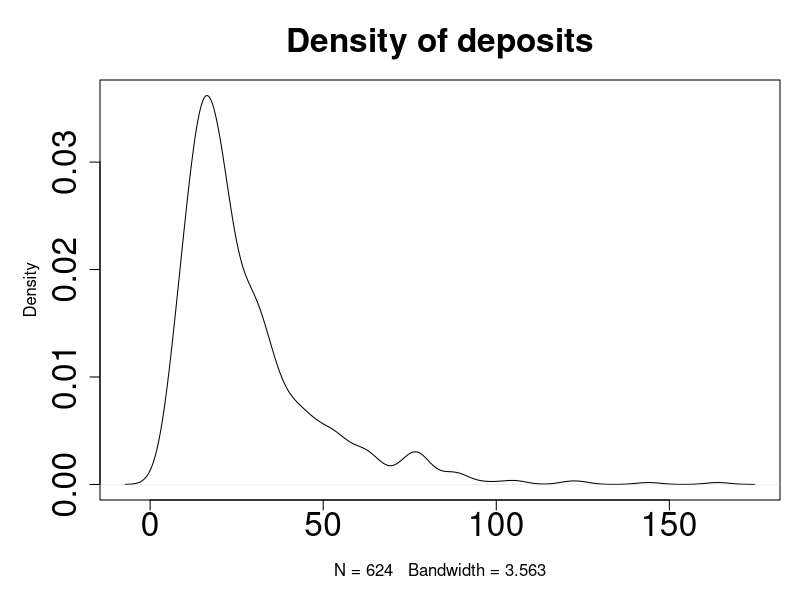
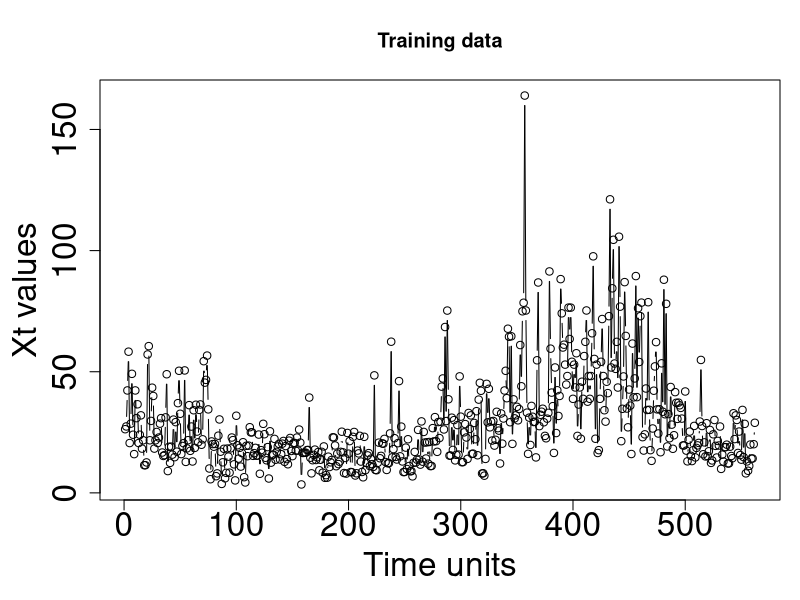
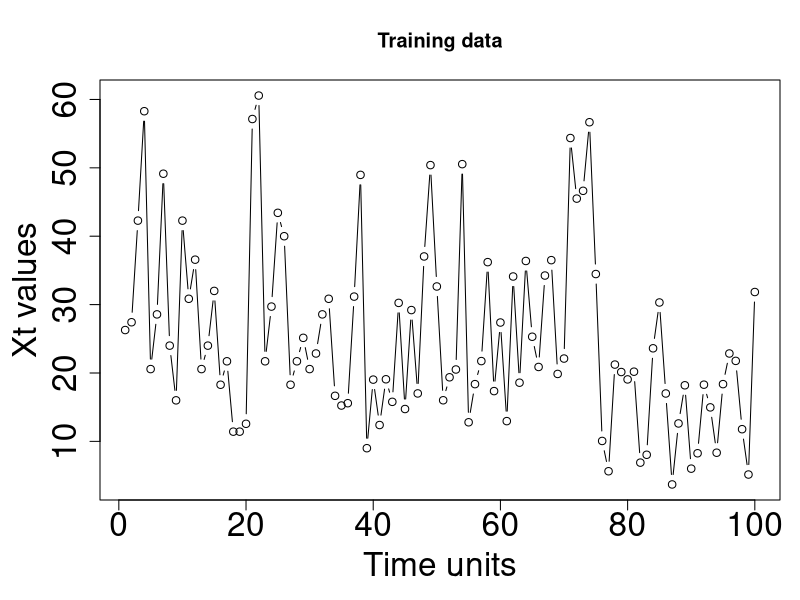
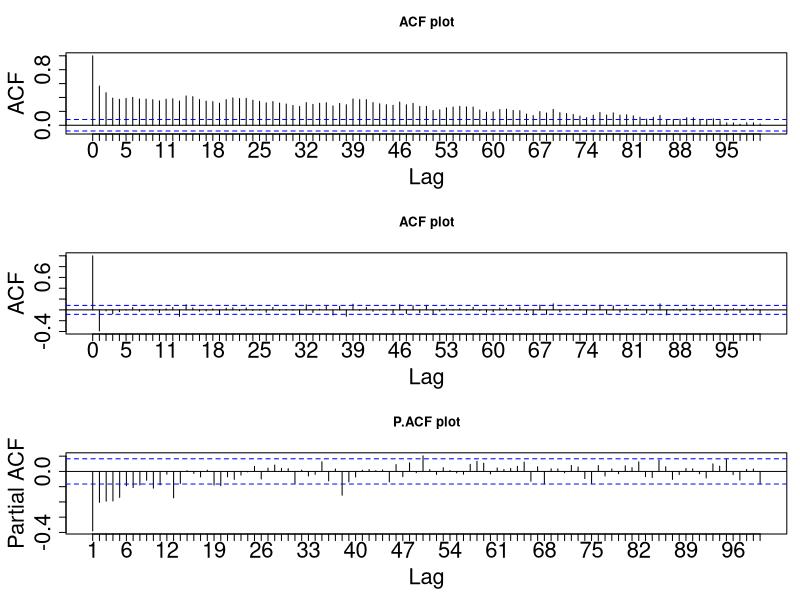
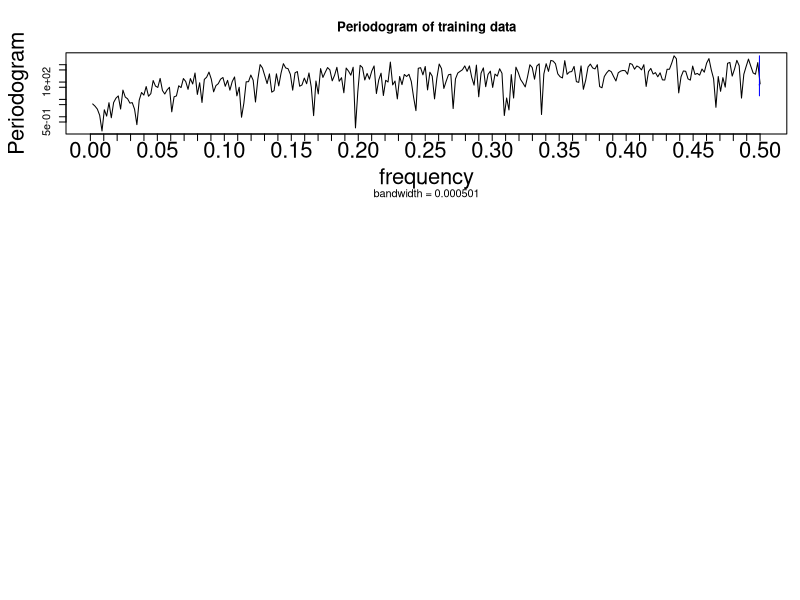
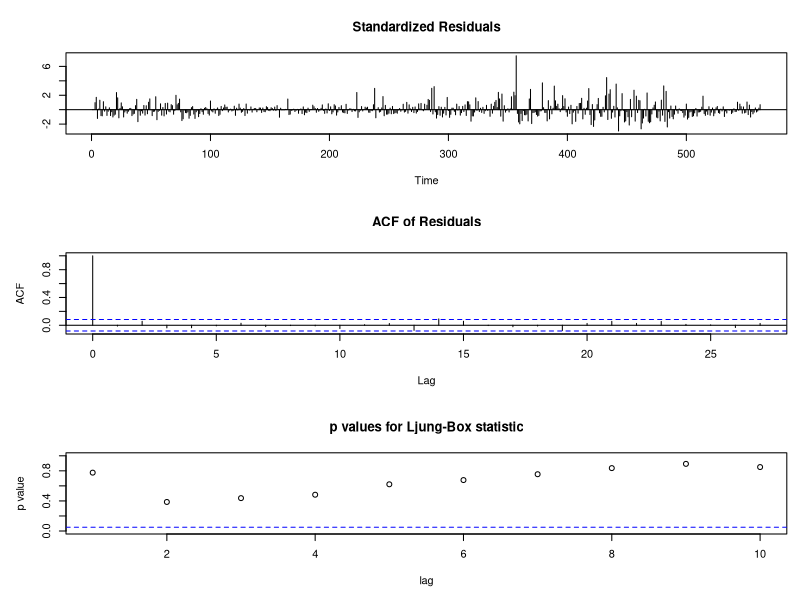
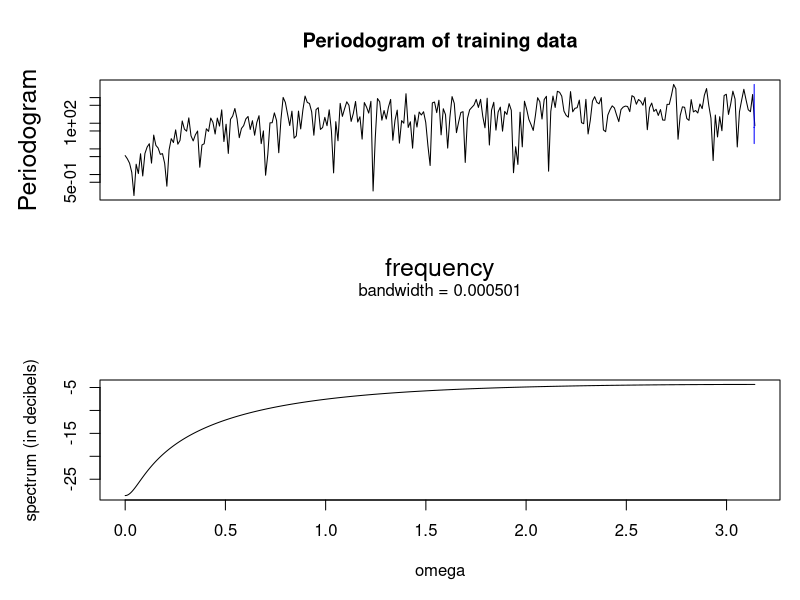
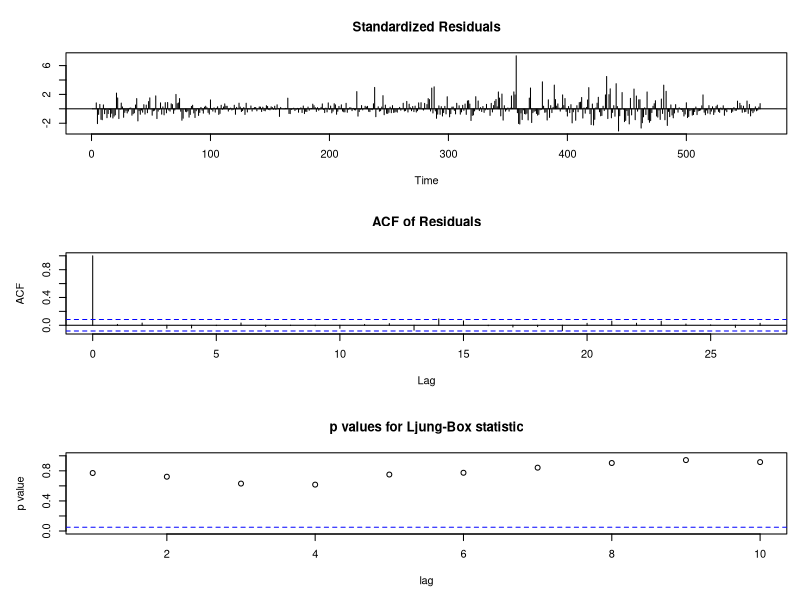

Reproduce these figures in R, in order.
deposits = read.table('deposits.txt')
nrow(deposits)# 624 points
train.pts = deposits[1:562,]
test.pts = deposits[563:624,]
par(mfrow=c(1,1),mar=c(5,5,4,1))
plot(density(deposits[,1]), main='Density of deposits', cex.axis=2, cex.main=2) # data looks skewed to the right
# The data have several outliers
plot(train.pts, type='b', ylab='Xt values', xlab='Time units',cex.axis=2, cex.lab = 2, main='Training data')
plot(train.pts[1:100], type='b', ylab='Xt values', xlab='Time units',cex.axis=2, cex.lab = 2, main='Training data')
# The data is noisy and has a sinusoidal shape with occasionally high deposits in every 10 to 20 years
# and there also seems to be a short period of a repeated pattern in every 5 to 7 years
# There is a noticeable outlier which is 357th observation which seems to cause inflated variance in deposits for the next century.


par(mar=c(5,5,4,1),mfrow=c(3,1))
acf(train.pts, type = 'correlation',lag.max=100, xaxt='n', main='ACF plot',cex.axis=2, cex.lab=2)
axis(1, at = 0:100,cex.axis=2)
# Looks like ACF is decreasing too slowly.
acf(diff(train.pts), type = 'correlation',lag.max=100, xaxt='n', main='ACF plot',cex.axis=2, cex.lab=2)
axis(1, at = 0:100,cex.axis=2)
# After differencing by 1, ACF cuts off clearly after lag 1
acf(diff(train.pts), type = 'partial',lag.max=100, xaxt='n', main='P.ACF plot',cex.axis=2, cex.lab=2)
axis(1, at = 1:100,cex.axis=2)
# PACF may be cut off after lag 1 or lag between 2 and 5 and doesn't seem like there is a sinusoidal decay after then.
spec.pgram(diff(train.pts),xaxt='n', main='Periodogram of training data', cex.main =2, cex.lab = 2, ylab='Periodogram')
axis(1, seq(0,0.5,0.01),cex.axis=2)
# Since the data is noisy, it's hard to tell where the peaks and dips are.
# There may be peaks between 0 and pi assuming that the PACF cuts off after lag between 1 and 5.
# There may be a dip around frequncy = 0 which means there is one positive real root of MA polynomials
# and this matches the result from ACF plot.

# Based on ACF, PACF, and periodogram, the candidate models are ARIMA(1,1,1), ARIMA(2,1,1), ..., ARIMA(5,1,1)

arima.diagnostic = function(train.pts, test.pts= NULL, p, d=1, q=0, method='CSS'){
  my.fit = arima(train.pts, order = c(p,d,q), method = method, xreg=1:length(train.pts))
  tsdiag(my.fit)
  PSSE = ''
  if(!is.null(test.pts)){
    preds = predict(my.fit, n.ahead = length(test.pts), se.fit = FALSE, newxreg = (length(train.pts)+1):(length(train.pts)+length(test.pts)))
    PSSE = sum((test.pts - preds)^2)
  }
  cat('AIC:',my.fit$aic,' PSSE:',PSSE,' Sigma2:',my.fit$sigma2,'\n')
  t.test.stat = my.fit$coef/sqrt(diag(my.fit$var.coef))
  cat('t-test stat:',t.test.stat[-(p+q+1)],'\ncritical t-value:',qt(p = 0.975, df = length(train.pts)-1-(p+q)))
  cat('\nExceed crit.val?', (abs(t.test.stat) > qt(p = 0.975, df = length(train.pts)-1-(p+q)))[-(p+q+1)])
  return(my.fit)
}
my.spectrum <- function(phi.of.b, theta.of.b, variance=1){
  p <- length(phi.of.b)
  q <- length(theta.of.b)
  omega <- seq(from=0, to=pi, by=.001)
  phi.of.e.minus.i.omega <- 1
  phi.of.e.i.omega <- 1
  if(p>1){
    for(i in 2:p){
      phi.of.e.minus.i.omega <-  phi.of.e.minus.i.omega + phi.of.b[i]*exp(complex(imaginary = -(i-1))*omega)
      phi.of.e.i.omega <-  phi.of.e.i.omega + phi.of.b[i]*exp(complex(imaginary = (i-1))*omega)}}
  theta.of.e.minus.i.omega <- 1
  theta.of.e.i.omega <- 1
  if(q>1){
    for(i in 2:q){
      theta.of.e.minus.i.omega <-  theta.of.e.minus.i.omega + theta.of.b[i]*exp(complex(imaginary = -(i-1))*omega)
      theta.of.e.i.omega <-  theta.of.e.i.omega + theta.of.b[i]*exp(complex(imaginary = (i-1))*omega)}}
  my.spectrum <- (variance/(2*pi))*Re(theta.of.e.minus.i.omega*theta.of.e.i.omega/(phi.of.e.minus.i.omega*phi.of.e.i.omega))
  plot(omega, 10*log10(my.spectrum), ylab="spectrum (in decibels)", type="l")
}

# ARIMA(1,1,1) PSSE: 50564.2  Sigma2: 223.3671<===== Significant coef
(fit = arima.diagnostic(train.pts,test.pts,p=1,d=1,q=1))
# Residuals seem to satisfy the assumptions
# All coefficients are significant.
par(mfrow=c(2,1))
spec.pgram(diff(train.pts),xaxt='n', main='Periodogram of training data', cex.main =2, cex.lab = 1.5, ylab='Periodogram')
# The spectrum seems plausible given that the data is noisy.
my.spectrum(phi.of.b=c(1,-fit$coef[1]),theta.of.b = c(1,fit$coef[2]))
Arg(polyroot(c(1,-fit$coef[1])))# zero for AR poly
Arg(polyroot(c(1,fit$coef[2])))# zero for MA poly both peak and dip at zero at the same time??
# Positive real root of AR polynomial and another positive real root of MA polynomial
# which leads to both peak and dip at zero at the same time??


# ARIMA(2,1,1) PSSE: 50735.13  Sigma2: 225.1776
(fit = arima.diagnostic(train.pts,test.pts,p=2,d=1,q=1))
# Residuals seem to satisfy the assumptions
par(mfrow=c(2,1))
spec.pgram(diff(train.pts),xaxt='n', main='Periodogram of training data', cex.main =2, cex.lab = 1.5, ylab='Periodogram')
my.spectrum(phi.of.b=c(1,-fit$coef[1:2]),theta.of.b = c(1,fit$coef[3]))# The spectrum seems plausible
Arg(polyroot(c(1,-fit$coef[1:2])))# zero and pi for AR poly
Arg(polyroot(c(1,fit$coef[3])))# zero for MA poly both peak and dip at zero at the same time??
# The second coefficient of AR is insignificant.

# ARIMA(3,1,1) PSSE: 51189.2  Sigma2: 228.7463<===== Significant coef
(fit = arima.diagnostic(train.pts,test.pts,p=3,d=1,q=1))
# Residuals seem to satisfy the assumptions. 
# Although the second coefficient of AR is insignificant, the third coef is significant.
par(mfrow=c(2,1))
spec.pgram(diff(train.pts),xaxt='n', main='Periodogram of training data', cex.main =2, cex.lab = 1.5, ylab='Periodogram')
my.spectrum(phi.of.b=c(1,-fit$coef[1:3]),theta.of.b = c(1,fit$coef[4]))# The spectrum seems plausible
Arg(polyroot(c(1,-fit$coef[1:3])))# 0.8370717 and pi for AR poly which correspond to the periods of 7.5 and 2
Mod(polyroot(c(1,-fit$coef[1:3])))
Arg(polyroot(c(1,fit$coef[4])))# zero for MA poly
abline(v=0.8370717,lty=2)
abline(v=pi,lty=2)
abline(v=0,lty=2,col=3)

# ARIMA(4,1,1) PSSE: 50997.69  Sigma2: 223.9102 
(fit = arima.diagnostic(train.pts,test.pts,p=4,d=1,q=1))
# Residuals seem to satisfy the assumptions. 
# All AR coefficients are insignificant except for the first one. This may not be proper model.

# ARIMA(5,1,1) PSSE: 50729.94  Sigma2: 221.3176 
(fit = arima.diagnostic(train.pts,test.pts,p=7,d=1,q=1))
# Residuals seem to satisfy the assumptions. 
# All AR coefficients are insignificant except for the first one. This may not be proper model.

## Possible models narrow down to ARIMA(1,1,1) and ARIMA(3,1,1) that have significant coeefficients
# Their predictions and the intervals are similar in validation set.
# ARIMA(1,1,1) has lower PSSE and MSE than ARIMA(3,1,1). Thus, we may choose the simpler model
# with lower PSSE and MSE.
# The AR coefficient of ARIMA(1,1,1) model tell us that there is no periodicity in the data
# which means that the seemingly weak periodicity observed in the time series plot
# may have been just noise.

## Prediction on validation set
predicts = predict(fit, n.ahead = length(test.pts), se.fit = TRUE, newxreg = (length(train.pts)+1):(length(train.pts)+length(test.pts)))
preds <- predicts$pred
lower.bound <- preds - 2*predicts$se
upper.bound <- preds + 2*predicts$se

par(mfrow=c(1,1))
plot(501:562,train.pts[501:562],xlim=c(501,624),ylim=c(-100,100),type='b',main='ARIMA(1,1,1) predictions on validation set',ylab='Xt values', xlab='The last 62 values of training data and 62 predictions on validation set',cex.lab=1.5, cex.axis = 1.5, cex.main= 1.5)
lines(563:624, preds, type='b', col = 2)
lines(563:624, lower.bound, type='l', col=2)
lines(563:624, upper.bound, type='l', col =2)
points(563:624, test.pts,col='blue')
sqrt(sum((test.pts[16:62] - preds[16:62])^2)/length(test.pts))
## The 62 predictions on validation set are very similar to each other. They all range between 15 and 17 except for a couple
# of points and these are similar to the sample mean of the last 62 training points in the plot.
# The prediction intervals are very wide probably due to the several outliers between 350th and 450th years.
# In the validation set, there was an extreme outlier(568th observation) and the noise caused by this outlier
# in the next few time units that could not be predicted by the model that was fit to the training set.
# Although the model has the periodicity of 7.5 and 2, the modulus are greater than 2 which is far away from the unit circle
# which indicates that these periodicities are too weak and somewhat closer to noise rather than periodicity 
# such that they are not reflected in the predictions.
# This result may indicate that the data is somewhat close to white noise, but the prediction intervals 
# take into account of the variability of the data which manages to capture 90% of the validation set.
# Also, except for the noise between 563th and 577th years, RMPSSE is 6.4 which is comparatively less than the
# standard deviation of the training data = 19.4.
# Except for the noise, model may be able to predict better than the sample mean.

final.fit = arima(deposits[,1], order = c(1,1,1), xreg=1:length(deposits[,1]), method='CSS')
predicts = predict(final.fit, n.ahead = 100, se.fit = TRUE, newxreg = (length(deposits[,1])+1):(length(deposits[,1])+100))

preds <- predicts$pred
lower.bound <- preds - 2*predicts$se
upper.bound <- preds + 2*predicts$se

predictions1 = cbind(lower.bound, preds, upper.bound, upper.bound - lower.bound) # Print prediction intervals

plot(525:624, deposits[525:624,1],xlim=c(525,724),ylim = c(-100,150),type="b", main='LS-ARIMA(1,1,1)',ylab='Xt values', xlab='The last 100 values of data and 100 predictions', cex.lab = 1.5, cex.axis = 1.5, cex.main= 1.5)
lines(625:724, preds, type="b", col=2)
lines(625:724, lower.bound, type="l", col=2)
lines(625:724, upper.bound, type="l", col=2)

# The future predictions are quite similar to the predictions on the validation set in terms of wide prediction intervals
# and some constant predictions.
# The lower bounds of the prediction intervals are not meaningful since the thickness has to be a positive value.

